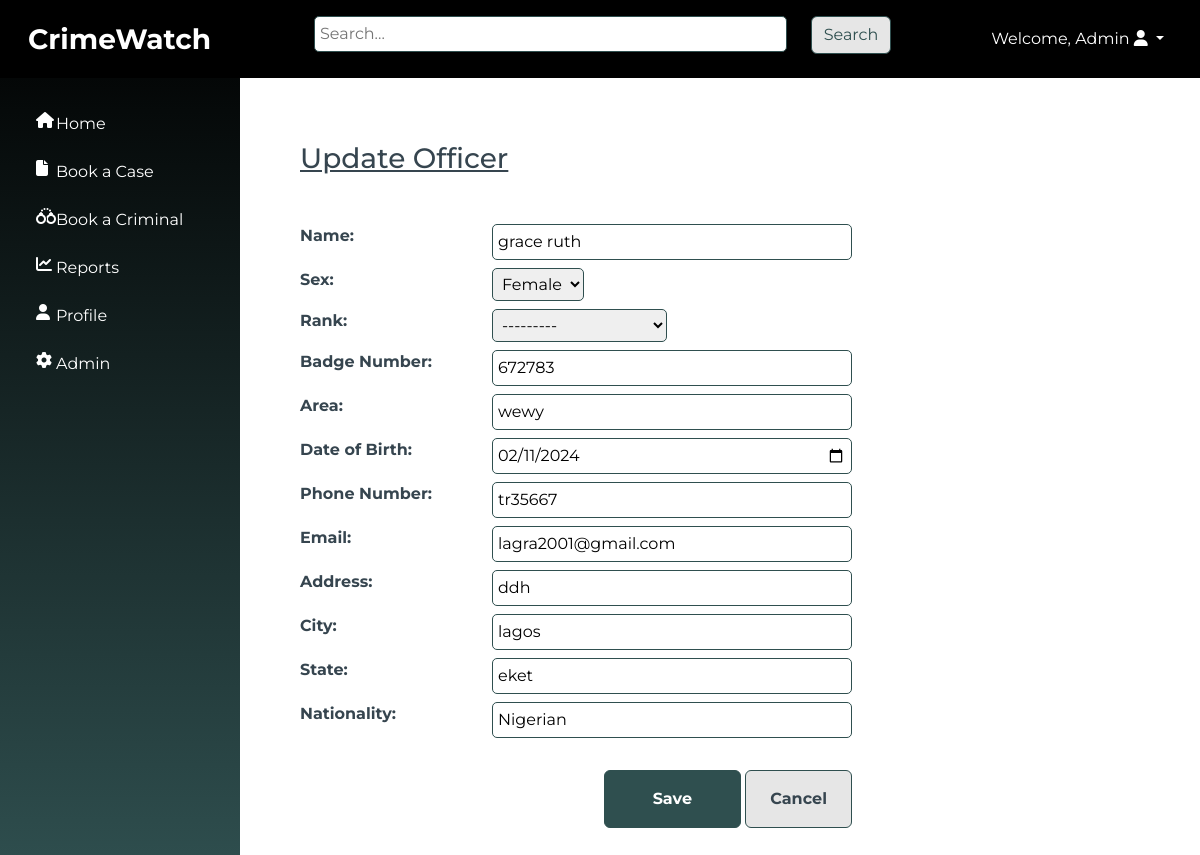
The app's page /officers/update/1/ (signed in) with its own data.
### officers/models.py (models this page shows, shortened)
class Officer(models.Model):
    SEX_CHOICES = [
        ('male', 'Male'),
        ('female', 'Female'),
    ]
    RANK_CHOICES = [
        ('Recruit Constable', 'Recruit Constable'),
        ('Constable', 'Constable'),
        ('Corporal', 'Corporal'),
        ('Sergeant', 'Sergeant'),
        ('Sergeant Major', 'Major'),
        ('Inspector', 'Inspector'),
    ]
    DUTY_STATUS = [
        ('On Duty', 'On Duty'),
        ('Off Duty', 'Off Duty'),
    ]
    name = models.CharField(max_length=100)
    sex = models.CharField(max_length=10, choices=SEX_CHOICES, default="Male")
    rank = models.CharField(max_length=100, choices=RANK_CHOICES, blank=True)
    badge_number = models.IntegerField(unique=True)
    area = models.CharField(max_length=100)
    date_of_birth = models.DateField()
    phone_number = models.CharField(max_length=100)
    email = models.EmailField(unique=True)
    address = models.CharField(max_length=255)
    city = models.CharField(max_length=100)
    state = models.CharField(max_length=100)
    nationality = models.CharField(max_length=255, default="Nigerian")
    duty_status = models.CharField(max_length=10, choices=DUTY_STATUS, default="On Duty")

### officers/views.py (the view)
# urls.py: path('update/<int:pk>/', views.officer_update, name='officer_update'),
@login_required
def officer_update(request, pk):
    officer = get_object_or_404(Officer, pk=pk)
    if request.method == 'POST':
        form = OfficerForm(request.POST, instance=officer)
        if form.is_valid():
            form.save()
            return redirect('officer_list')
    else:
        form = OfficerForm(instance=officer)
    return render(request, 'officer_form.html', {'form': form})

### officers/forms.py
class OfficerForm(forms.ModelForm):
    class Meta:
        model = Officer
        fields = '__all__'
        widgets = {
            'date_of_birth': forms.DateInput(attrs={'type': 'date'}),
            'date_of_appointment': forms.DateInput(attrs={'type': 'date'}),
            'time_of_appointment': forms.TimeInput(attrs={'type': 'time'}),
        }

### officers/templates/officer_form.html (shortened to what this page needs)
{% extends 'base.html' %}
{% block content %}
<div class="container-fluid p-5">
    <h1 class="fs-3 mb-3 text-decoration-underline">{{ form.instance.pk|yesno:"Update Officer, Create Officer" }}</h1>
    <form method="post" enctype="multipart/form-data" class="needs-validation mt-5">
        <div class="row">
            <div class="col-8">
                <div class="row mb-2 align-items-start">
                    <div class="col-md-5 col-lg-4">
                        <label class="form-label fw-bold" for="id_name">Name:</label>
                    </div>
                    <div class="col-md-7 col-lg-8 rounded-top">
                        {{ form.name }}
                    </div>
                </div>
                <div class="row mb-2 align-items-start">
                    <div class="col-md-5 col-lg-4">
                        <label class="form-label fw-bold" for="id_sex">Sex:</label>
                    </div>
                    <div class="col-md-7 col-lg-8 rounded-top">
                        {{ form.sex }}
                    </div>
                </div>
                <div class="row mb-2 align-items-start">
                    <div class="col-md-5 col-lg-4">
                        <label class="form-label fw-bold" for="id_rank">Rank:</label>
                    </div>
                    <div class="col-md-7 col-lg-8 rounded-top">
                        {{ form.rank }}
                    </div>
                </div>
                <div class="row mb-2 align-items-start">
                    <div class="col-md-5 col-lg-4">
                        <label class="form-label fw-bold" for="id_badge_number">Badge Number:</label>
                    </div>
                    <div class="col-md-7 col-lg-8 rounded-top">
                        {{ form.badge_number }}
                    </div>
                </div>
                <div class="row mb-2 align-items-start">
                    <div class="col-md-5 col-lg-4">
                        <label class="form-label fw-bold" for="id_area">Area:</label>
                    </div>
                    <div class="col-md-7 col-lg-8 rounded-top">
                        {{ form.area }}
                    </div>
                </div>
                <div class="row mb-2 align-items-start">
                    <div class="col-md-5 col-lg-4">
                        <label class="form-label fw-bold" for="id_date_of_birth">Date of Birth:</label>
                    </div>
                    <div class="col-md-7 col-lg-8 rounded-top">
                        {{ form.date_of_birth}}
                    </div>
                </div>
                <div class="row mb-2">
                    <div class="col-md-5 col-lg-4">
                        <label class="form-label fw-bold" for="id_phone_number">Phone Number:</label>
                    </div>
                    <div class="col-md-7 col-lg-8 ">
                        {{ form.phone_number }}
                    </div>
                </div>
                <div class="row mb-2">
                    <div class="col-md-5 col-lg-4">
                        <label class="form-label fw-bold" for="id_email">Email:</label>
                    </div>
                    <div class="col-md-7 col-lg-8 ">
                        {{ form.email }}
                    </div>
                </div>
                <div class="row mb-2">
                    <div class="col-md-5 col-lg-4">
                        <label class="form-label fw-bold" for="id_address">Address:</label>
                    </div>
                    <div class="col-md-7 col-lg-8 ">
                        {{ form.address }}
                    </div>
                </div>
                <div class="row mb-2">
                    <div class="col-md-5 col-lg-4">
                        <label class="form-label fw-bold" for="id_city">City:</label>
                    </div>
                    <div class="col-md-7 col-lg-8 ">
                        {{ form.city }}
                    </div>
                </div>
                <div class="row mb-2">
                    <div class="col-md-5 col-lg-4">
                        <label class="form-label fw-bold" for="id_state">State:</label>
                    </div>
                    <div class="col-md-7 col-lg-8 ">
                        {{ form.state }}
                    </div>
                </div>
                <div class="row mb-2">
                    <div class="col-md-5 col-lg-4">
                        <label class="form-label fw-bold" for="id_nationality">Nationality:</label>
                    </div>
                    <div class="col-md-7 col-lg-8 ">
                        {{ form.nationality }}
                    </div>
                </div>
                <div class="float-end mt-4 " role="group" aria-label="Basic example">
                    <button type="submit" class="btn btn-primary p-3 px-5 fw-bold">Save</button>
                    <a href="{% url 'officer_list' %}" class="btn btn-gray p-3 px-4 fw-bold">Cancel</a>
                  </div>
            </div>
        </div>
    </form>
</div>
 {% endblock %}

### templates/base.html (shortened to what this page needs)
<!DOCTYPE html>
<html lang="en">
<head>
    <link rel="stylesheet" href="https://cdnjs.cloudflare.com/ajax/libs/font-awesome/6.5.2/css/all.min.css">
    {% load static %}
    <link rel="stylesheet" type="text/css" href="{% static 'src/styles.css' %}">
    <link href="https://cdn.jsdelivr.net/npm/bootstrap@5.3.3/dist/css/bootstrap.min.css" rel="stylesheet">
</head>
<body>
    <nav class="navbar navbar-expand-sm navbar-dark p-3">
        <div class="container-fluid">
            <div class="col-md-3"><a class="navbar-brand fs-3 fw-bold" href="{% url 'home' %}">CrimeWatch</a></div>
            <div class="col-md-6 d-none d-sm-block">
              <form method="get" action="{% url 'search_results' %}">
                <div class="row mb-2 align-items-start">
                  <div class="col-md-10">
                    <input type="text" name="q" placeholder="Search...">
                  </div>
                  <div class="col-md-2 rounded-top">
                    <button type="submit" class="btn btn-gray">Search</button>
                  </div>
              </div>
            </form>
          </div>
                <div class="col-md-3 d-none d-sm-block float-end">
                  {% if user.is_authenticated %}
                  <ul class="navbar-nav ml-3 justify-content-end">
                  <li class="dropdown nav-item">
                      <a href="#" class="dropdown-toggle nav-link text-white text-capitalize" data-bs-toggle="dropdown">Welcome, {{ user.username }} <i class="fa fa-user"></i> <b class="caret"></b></a>
                  </li></ul>
                  {% else %}
                  <li><a href="{% url 'login' %}">Login</a></li>
                  {% endif %}
          </div>
        </div>
      </nav>
    <div class="container-fluid">
        <div class="row">
        <div class="vert-bar d-none d-sm-block">
            <ul class="navbar-nav">
              <li class="nav-item my-1 mx-1 p-2 text-white row align-items-start">
                <i class="col-2 fa fa-house text-center"></i>
                <a class="col-10 nav-link p-0 m-0" href="{% url 'home' %}">Home</a>
              </li>
              <li class="nav-item my-1 mx-1 p-2 text-white row align-items-start">
                <i class="col-2 fa fa-file text-center"></i>
                <a class="col-10 nav-link p-0 m-0" href="{% url 'case_list' %}">Book a Case</a>
              </li>
              <li class="nav-item my-1 mx-1 p-2 text-white row align-items-start">
                <i class="col-2 fa fa-handcuffs text-center"></i>
                <a class="col-10 nav-link p-0 m-0" href="#">Book a Criminal</a>
              </li>
              <li class="nav-item my-1 mx-1 p-2 text-white row align-items-start">
                <i class="col-2 fa fa-chart-line text-center"></i>
                <a class="col-10 nav-link p-0 m-0" href="#">Reports</a>
              </li>
              <li class="nav-item my-1 mx-1 p-2 text-white row align-items-start">
                <i class="col-2 fa fa-user text-center"></i>
                <a class="col-10 nav-link p-0 m-0" href="#">Profile</a>
              </li>
              <li class="nav-item my-1 mx-1 p-2 text-white row align-items-start">
                <i class="col-2 fa fa-gear text-center"></i>
                <a class="col-10 nav-link p-0 m-0" href="#">Admin</a>
              </li>
              </ul>
        </div>
        <div class="content pt-3">
            {% block content %}{% endblock %}
        </div>
        </div>
    </div>
</body>
</html>

### static/src/styles.css (style rules this page uses)
body { font-family: 'Montserrat', sans-serif !important; color: var(--charcoal) !important; }
:root { --dark-slate-gray:#2F4F4F; --dark-khaki: #BDB76B; --crimson-red: #DC143C; --ivory: ##FFFFF0; --charcoal: #36454F; --dim-gray: #696969; --orange: #FFa500 }
.navbar { background:black; color: var(--dark-slate-gray) !important; z-index: 2; }
.btn-primary { background-color: var(--dark-slate-gray) !important; border-color: var(--dark-slate-gray) !important; }
.btn-gray { background-color: #e6e6e6 !important; color: var(--ivory) !important; border-color: var(--dark-slate-gray) !important; }
.vert-bar { background-image: linear-gradient(180deg, black, var(--dark-slate-gray)) !important; position: fixed; top: 0; left: 0; z-index: 1; padding-top: 100px !important; width: 20% !important; height: 100%; color: white; padding: 20px 0; overflow-x: hidden; }
input[type="text"], input[type="number"], input[type="email"], input[type="date"], textarea { width:100%; border-radius: 5px; border: solid 1px #2F4F4F; padding:5px; }
select { border-radius: 5px !important; border: solid 1px #2F4F4F; padding:5px !important; }
.content { width:80% !important; margin: auto 0 0 20%; }

### records on screen
Officer: instance.pk "Update Officer", name "grace ruth", sex "Female", rank "---------", badge_number "672783", area "wewy", date_of_birth "02/11/2024", phone_number "tr35667", email "lagra2001@gmail.com", address "ddh", city "lagos", state "eket", nationality "Nigerian"

### other values on screen
{{ user.username }} "Admin"
